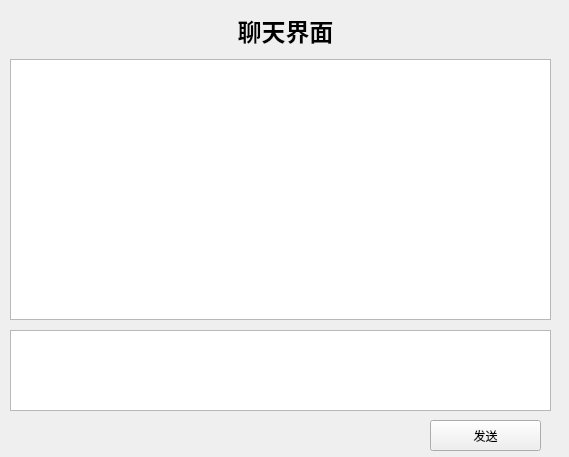
<?xml version="1.0" encoding="UTF-8"?>
<ui version="4.0">
 <class>chat</class>
 <widget class="QWidget" name="chat">
  <property name="geometry">
   <rect>
    <x>0</x>
    <y>0</y>
    <width>569</width>
    <height>457</height>
   </rect>
  </property>
  <property name="windowTitle">
   <string>Form</string>
  </property>
  <widget class="QLabel" name="label">
   <property name="geometry">
    <rect>
     <x>230</x>
     <y>10</y>
     <width>111</width>
     <height>41</height>
    </rect>
   </property>
   <property name="text">
    <string>&lt;html&gt;&lt;head/&gt;&lt;body&gt;&lt;p align=&quot;center&quot;&gt;&lt;span style=&quot; font-size:18pt; font-weight:700;&quot;&gt;聊天界面&lt;/span&gt;&lt;/p&gt;&lt;/body&gt;&lt;/html&gt;</string>
   </property>
  </widget>
  <widget class="QPushButton" name="toButton">
   <property name="geometry">
    <rect>
     <x>430</x>
     <y>420</y>
     <width>111</width>
     <height>31</height>
    </rect>
   </property>
   <property name="text">
    <string>发送</string>
   </property>
  </widget>
  <widget class="QTextEdit" name="textEdit">
   <property name="geometry">
    <rect>
     <x>10</x>
     <y>330</y>
     <width>541</width>
     <height>81</height>
    </rect>
   </property>
  </widget>
  <widget class="QTextEdit" name="sendserverdata">
   <property name="geometry">
    <rect>
     <x>10</x>
     <y>59</y>
     <width>541</width>
     <height>261</height>
    </rect>
   </property>
  </widget>
 </widget>
 <resources/>
 <connections/>
</ui>
